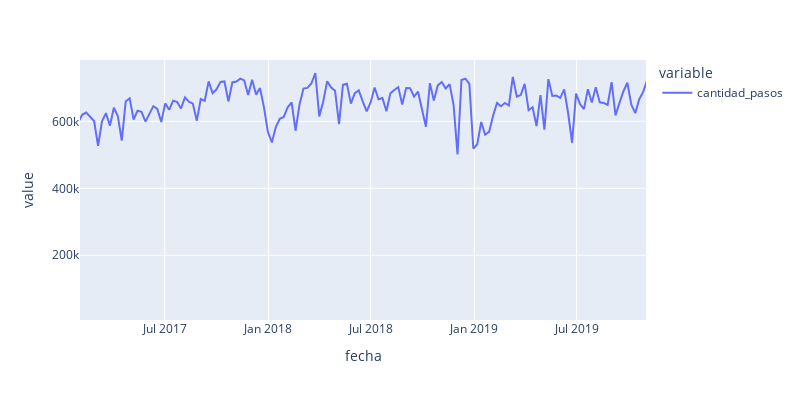

Notebook cell for this chart:
### Code cell
grafico3 = px.line(semanal2,  height=400, width=800)
grafico3.update_xaxes(range=['2017-02','2019-11'])
grafico3.show()

### Figure 1 — Plotly figure (JSON) as saved in the notebook; plotly's stock layout.template omitted (floating-point values rounded to 4 significant figures; data arrays with more than 128 entries replaced by an {"elided": "..."} marker saying what was removed)
{"data": [{"hovertemplate": "variable=cantidad_pasos<br>fecha=%{x}<br>value=%{y}<extra></extra>", "legendgroup": "cantidad_pasos", "line": {"color": "#636efa", "dash": "solid"}, "marker": {"symbol": "circle"}, "mode": "lines", "name": "cantidad_pasos", "orientation": "v", "showlegend": true, "type": "scatter", "x": {"elided": "158 str values"}, "xaxis": "x", "y": {"elided": "158 int values"}, "yaxis": "y"}], "layout": {"height": 400, "legend": {"title": {"text": "variable"}, "tracegroupgap": 0}, "margin": {"t": 60}, "width": 800, "xaxis": {"anchor": "y", "domain": [0, 1], "range": ["2017-02", "2019-11"], "title": {"text": "fecha"}}, "yaxis": {"anchor": "x", "domain": [0, 1], "title": {"text": "value"}}}}
